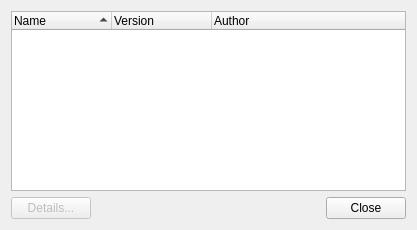
<?xml version="1.0" encoding="UTF-8"?>
<ui version="4.0">
 <class>PluginManager</class>
 <widget class="QDialog" name="PluginManager">
  <property name="geometry">
   <rect>
    <x>0</x>
    <y>0</y>
    <width>417</width>
    <height>230</height>
   </rect>
  </property>
  <property name="windowTitle">
   <string>Plugins</string>
  </property>
  <layout class="QGridLayout" name="gridLayout">
   <item row="0" column="0" colspan="2">
    <widget class="QTreeWidget" name="treePlugins">
     <property name="allColumnsShowFocus">
      <bool>true</bool>
     </property>
     <attribute name="headerShowSortIndicator" stdset="0">
      <bool>true</bool>
     </attribute>
     <column>
      <property name="text">
       <string>Name</string>
      </property>
     </column>
     <column>
      <property name="text">
       <string>Version</string>
      </property>
     </column>
     <column>
      <property name="text">
       <string>Author</string>
      </property>
     </column>
    </widget>
   </item>
   <item row="1" column="0">
    <widget class="QPushButton" name="pushDetails">
     <property name="enabled">
      <bool>false</bool>
     </property>
     <property name="text">
      <string>Details...</string>
     </property>
    </widget>
   </item>
   <item row="1" column="1">
    <widget class="QDialogButtonBox" name="buttonBox">
     <property name="standardButtons">
      <set>QDialogButtonBox::Close</set>
     </property>
    </widget>
   </item>
  </layout>
 </widget>
 <tabstops>
  <tabstop>treePlugins</tabstop>
  <tabstop>pushDetails</tabstop>
  <tabstop>buttonBox</tabstop>
 </tabstops>
 <resources/>
 <connections>
  <connection>
   <sender>buttonBox</sender>
   <signal>rejected()</signal>
   <receiver>PluginManager</receiver>
   <slot>reject()</slot>
   <hints>
    <hint type="sourcelabel">
     <x>407</x>
     <y>220</y>
    </hint>
    <hint type="destinationlabel">
     <x>309</x>
     <y>385</y>
    </hint>
   </hints>
  </connection>
  <connection>
   <sender>buttonBox</sender>
   <signal>accepted()</signal>
   <receiver>PluginManager</receiver>
   <slot>accept()</slot>
   <hints>
    <hint type="sourcelabel">
     <x>407</x>
     <y>220</y>
    </hint>
    <hint type="destinationlabel">
     <x>280</x>
     <y>358</y>
    </hint>
   </hints>
  </connection>
  <connection>
   <sender>treePlugins</sender>
   <signal>currentItemChanged(QTreeWidgetItem*,QTreeWidgetItem*)</signal>
   <receiver>PluginManager</receiver>
   <slot>slotCurrentItemChanged(QTreeWidgetItem*)</slot>
   <hints>
    <hint type="sourcelabel">
     <x>129</x>
     <y>115</y>
    </hint>
    <hint type="destinationlabel">
     <x>477</x>
     <y>76</y>
    </hint>
   </hints>
  </connection>
  <connection>
   <sender>pushDetails</sender>
   <signal>clicked()</signal>
   <receiver>PluginManager</receiver>
   <slot>slotDetails()</slot>
   <hints>
    <hint type="sourcelabel">
     <x>67</x>
     <y>214</y>
    </hint>
    <hint type="destinationlabel">
     <x>66</x>
     <y>252</y>
    </hint>
   </hints>
  </connection>
 </connections>
 <slots>
  <slot>slotCurrentItemChanged(QTreeWidgetItem*)</slot>
  <slot>slotDetails()</slot>
 </slots>
</ui>
